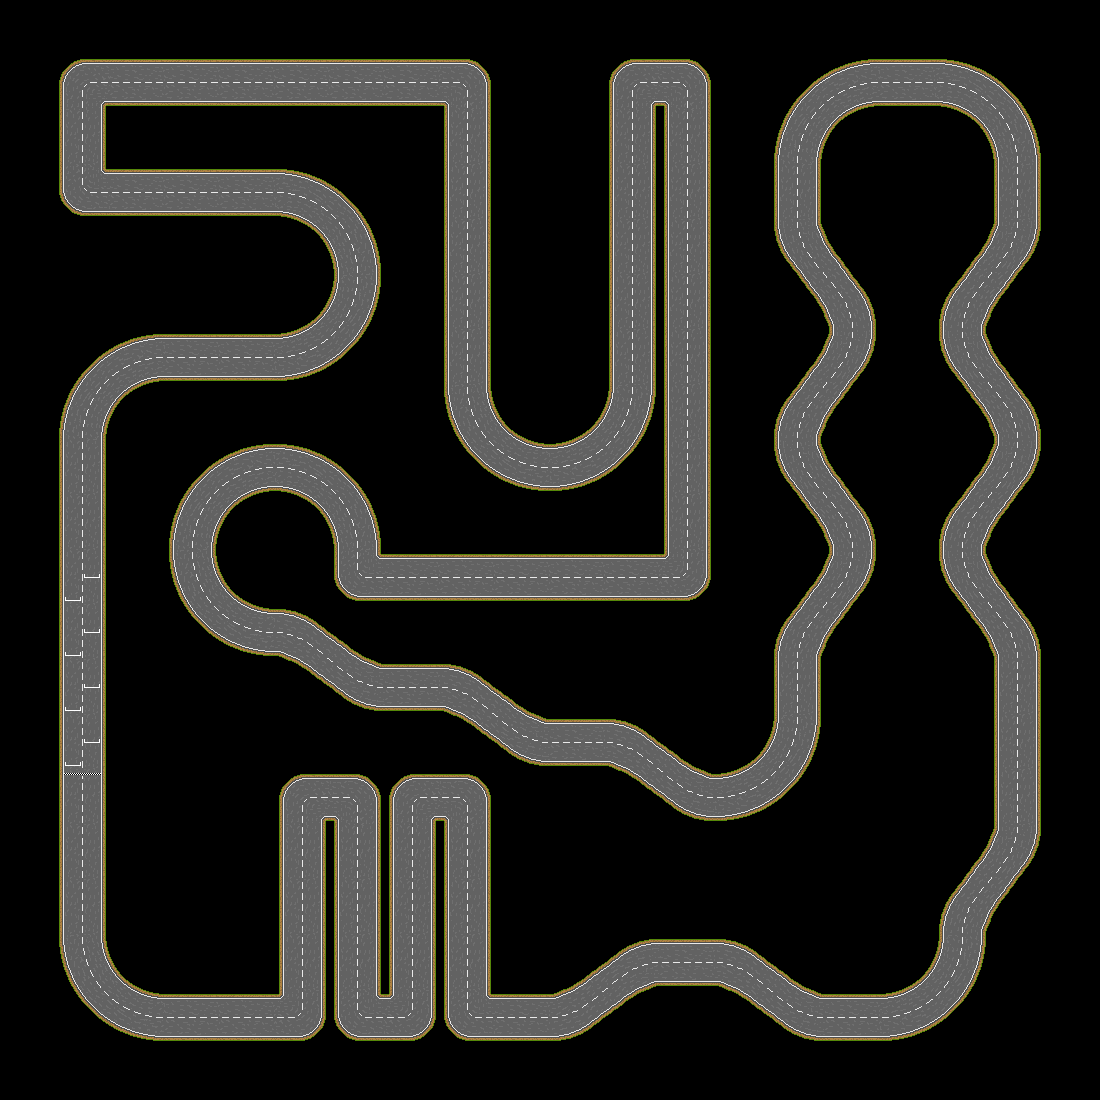

Rendered tile map (Tiled .tmx) drawn with the repository's tilesets; below, a short description and the map source with its tile grids summarised:
An orthogonal 20x20 tile map with 55x55 px tiles, 1 tile layer (Слой тайлов 1).

<map version="1.10" tiledversion="1.10.2" orientation="orthogonal" renderorder="right-down" width="20" height="20" tilewidth="55" tileheight="55" infinite="0" nextlayerid="2" nextobjectid="1">
 <tileset firstgid="1" source="road.tsx" />
 <layer id="1" name="Слой тайлов 1" width="20" height="20">
  <data>[400 cells, 400 non-empty, 41 distinct tile ids]</data>
 </layer>
</map>